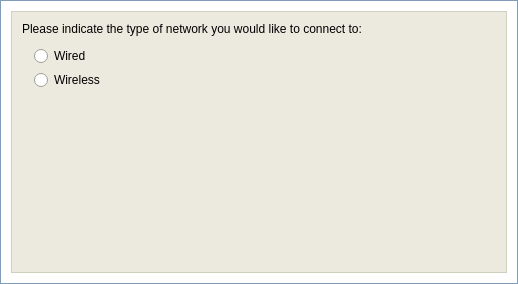
<ui version="4.0" >
 <class>Form</class>
 <widget class="QWidget" name="Form" >
  <property name="geometry" >
   <rect>
    <x>0</x>
    <y>0</y>
    <width>518</width>
    <height>284</height>
   </rect>
  </property>
  <property name="sizePolicy" >
   <sizepolicy vsizetype="Fixed" hsizetype="Fixed" >
    <horstretch>0</horstretch>
    <verstretch>0</verstretch>
   </sizepolicy>
  </property>
  <property name="minimumSize" >
   <size>
    <width>518</width>
    <height>284</height>
   </size>
  </property>
  <property name="maximumSize" >
   <size>
    <width>496</width>
    <height>262</height>
   </size>
  </property>
  <property name="windowTitle" >
   <string>Form</string>
  </property>
  <layout class="QVBoxLayout" >
   <property name="spacing" >
    <number>0</number>
   </property>
   <property name="leftMargin" >
    <number>0</number>
   </property>
   <property name="topMargin" >
    <number>0</number>
   </property>
   <property name="rightMargin" >
    <number>0</number>
   </property>
   <property name="bottomMargin" >
    <number>0</number>
   </property>
   <item>
    <widget class="QFrame" name="frameOuterCosmetic" >
     <property name="sizePolicy" >
      <sizepolicy vsizetype="Fixed" hsizetype="Preferred" >
       <horstretch>0</horstretch>
       <verstretch>0</verstretch>
      </sizepolicy>
     </property>
     <property name="minimumSize" >
      <size>
       <width>16</width>
       <height>284</height>
      </size>
     </property>
     <property name="palette" >
      <palette>
       <active>
        <colorrole role="WindowText" >
         <brush brushstyle="SolidPattern" >
          <color alpha="255" >
           <red>127</red>
           <green>157</green>
           <blue>185</blue>
          </color>
         </brush>
        </colorrole>
        <colorrole role="Base" >
         <brush brushstyle="SolidPattern" >
          <color alpha="255" >
           <red>255</red>
           <green>255</green>
           <blue>255</blue>
          </color>
         </brush>
        </colorrole>
        <colorrole role="Window" >
         <brush brushstyle="SolidPattern" >
          <color alpha="255" >
           <red>255</red>
           <green>255</green>
           <blue>255</blue>
          </color>
         </brush>
        </colorrole>
       </active>
       <inactive>
        <colorrole role="WindowText" >
         <brush brushstyle="SolidPattern" >
          <color alpha="255" >
           <red>127</red>
           <green>157</green>
           <blue>185</blue>
          </color>
         </brush>
        </colorrole>
        <colorrole role="Base" >
         <brush brushstyle="SolidPattern" >
          <color alpha="255" >
           <red>255</red>
           <green>255</green>
           <blue>255</blue>
          </color>
         </brush>
        </colorrole>
        <colorrole role="Window" >
         <brush brushstyle="SolidPattern" >
          <color alpha="255" >
           <red>255</red>
           <green>255</green>
           <blue>255</blue>
          </color>
         </brush>
        </colorrole>
       </inactive>
       <disabled>
        <colorrole role="WindowText" >
         <brush brushstyle="SolidPattern" >
          <color alpha="255" >
           <red>127</red>
           <green>127</green>
           <blue>127</blue>
          </color>
         </brush>
        </colorrole>
        <colorrole role="Base" >
         <brush brushstyle="SolidPattern" >
          <color alpha="255" >
           <red>255</red>
           <green>255</green>
           <blue>255</blue>
          </color>
         </brush>
        </colorrole>
        <colorrole role="Window" >
         <brush brushstyle="SolidPattern" >
          <color alpha="255" >
           <red>255</red>
           <green>255</green>
           <blue>255</blue>
          </color>
         </brush>
        </colorrole>
       </disabled>
      </palette>
     </property>
     <property name="autoFillBackground" >
      <bool>true</bool>
     </property>
     <property name="frameShape" >
      <enum>QFrame::Box</enum>
     </property>
     <property name="frameShadow" >
      <enum>QFrame::Plain</enum>
     </property>
     <layout class="QVBoxLayout" >
      <property name="spacing" >
       <number>10</number>
      </property>
      <property name="leftMargin" >
       <number>10</number>
      </property>
      <property name="topMargin" >
       <number>10</number>
      </property>
      <property name="rightMargin" >
       <number>10</number>
      </property>
      <property name="bottomMargin" >
       <number>10</number>
      </property>
      <item>
       <widget class="QFrame" name="frame" >
        <property name="palette" >
         <palette>
          <active>
           <colorrole role="WindowText" >
            <brush brushstyle="SolidPattern" >
             <color alpha="255" >
              <red>208</red>
              <green>208</green>
              <blue>191</blue>
             </color>
            </brush>
           </colorrole>
           <colorrole role="Base" >
            <brush brushstyle="SolidPattern" >
             <color alpha="255" >
              <red>255</red>
              <green>255</green>
              <blue>255</blue>
             </color>
            </brush>
           </colorrole>
           <colorrole role="Window" >
            <brush brushstyle="SolidPattern" >
             <color alpha="255" >
              <red>236</red>
              <green>234</green>
              <blue>223</blue>
             </color>
            </brush>
           </colorrole>
          </active>
          <inactive>
           <colorrole role="WindowText" >
            <brush brushstyle="SolidPattern" >
             <color alpha="255" >
              <red>208</red>
              <green>208</green>
              <blue>191</blue>
             </color>
            </brush>
           </colorrole>
           <colorrole role="Base" >
            <brush brushstyle="SolidPattern" >
             <color alpha="255" >
              <red>255</red>
              <green>255</green>
              <blue>255</blue>
             </color>
            </brush>
           </colorrole>
           <colorrole role="Window" >
            <brush brushstyle="SolidPattern" >
             <color alpha="255" >
              <red>236</red>
              <green>234</green>
              <blue>223</blue>
             </color>
            </brush>
           </colorrole>
          </inactive>
          <disabled>
           <colorrole role="WindowText" >
            <brush brushstyle="SolidPattern" >
             <color alpha="255" >
              <red>118</red>
              <green>116</green>
              <blue>108</blue>
             </color>
            </brush>
           </colorrole>
           <colorrole role="Base" >
            <brush brushstyle="SolidPattern" >
             <color alpha="255" >
              <red>236</red>
              <green>234</green>
              <blue>223</blue>
             </color>
            </brush>
           </colorrole>
           <colorrole role="Window" >
            <brush brushstyle="SolidPattern" >
             <color alpha="255" >
              <red>236</red>
              <green>234</green>
              <blue>223</blue>
             </color>
            </brush>
           </colorrole>
          </disabled>
         </palette>
        </property>
        <property name="autoFillBackground" >
         <bool>true</bool>
        </property>
        <property name="frameShape" >
         <enum>QFrame::Box</enum>
        </property>
        <property name="frameShadow" >
         <enum>QFrame::Plain</enum>
        </property>
        <layout class="QVBoxLayout" >
         <property name="spacing" >
          <number>10</number>
         </property>
         <property name="leftMargin" >
          <number>10</number>
         </property>
         <property name="topMargin" >
          <number>10</number>
         </property>
         <property name="rightMargin" >
          <number>10</number>
         </property>
         <property name="bottomMargin" >
          <number>10</number>
         </property>
         <item>
          <widget class="QLabel" name="labelMessage" >
           <property name="palette" >
            <palette>
             <active>
              <colorrole role="WindowText" >
               <brush brushstyle="SolidPattern" >
                <color alpha="255" >
                 <red>0</red>
                 <green>0</green>
                 <blue>0</blue>
                </color>
               </brush>
              </colorrole>
             </active>
             <inactive>
              <colorrole role="WindowText" >
               <brush brushstyle="SolidPattern" >
                <color alpha="255" >
                 <red>0</red>
                 <green>0</green>
                 <blue>0</blue>
                </color>
               </brush>
              </colorrole>
             </inactive>
             <disabled>
              <colorrole role="WindowText" >
               <brush brushstyle="SolidPattern" >
                <color alpha="255" >
                 <red>118</red>
                 <green>116</green>
                 <blue>108</blue>
                </color>
               </brush>
              </colorrole>
             </disabled>
            </palette>
           </property>
           <property name="font" >
            <font>
             <family>Arial</family>
             <pointsize>9</pointsize>
            </font>
           </property>
           <property name="text" >
            <string>Please indicate the type of network you would like to connect to:</string>
           </property>
           <property name="wordWrap" >
            <bool>true</bool>
           </property>
          </widget>
         </item>
         <item>
          <widget class="QFrame" name="frame_3" >
           <property name="frameShape" >
            <enum>QFrame::NoFrame</enum>
           </property>
           <property name="frameShadow" >
            <enum>QFrame::Raised</enum>
           </property>
           <layout class="QVBoxLayout" >
            <property name="spacing" >
             <number>4</number>
            </property>
            <property name="leftMargin" >
             <number>12</number>
            </property>
            <property name="topMargin" >
             <number>0</number>
            </property>
            <property name="rightMargin" >
             <number>0</number>
            </property>
            <property name="bottomMargin" >
             <number>0</number>
            </property>
            <item>
             <widget class="QRadioButton" name="radioWired" >
              <property name="palette" >
               <palette>
                <active>
                 <colorrole role="WindowText" >
                  <brush brushstyle="SolidPattern" >
                   <color alpha="255" >
                    <red>0</red>
                    <green>0</green>
                    <blue>0</blue>
                   </color>
                  </brush>
                 </colorrole>
                </active>
                <inactive>
                 <colorrole role="WindowText" >
                  <brush brushstyle="SolidPattern" >
                   <color alpha="255" >
                    <red>0</red>
                    <green>0</green>
                    <blue>0</blue>
                   </color>
                  </brush>
                 </colorrole>
                </inactive>
                <disabled>
                 <colorrole role="WindowText" >
                  <brush brushstyle="SolidPattern" >
                   <color alpha="255" >
                    <red>118</red>
                    <green>116</green>
                    <blue>108</blue>
                   </color>
                  </brush>
                 </colorrole>
                </disabled>
               </palette>
              </property>
              <property name="font" >
               <font>
                <family>Arial</family>
                <pointsize>9</pointsize>
               </font>
              </property>
              <property name="text" >
               <string>Wired</string>
              </property>
             </widget>
            </item>
            <item>
             <widget class="QRadioButton" name="radioWireless" >
              <property name="palette" >
               <palette>
                <active>
                 <colorrole role="WindowText" >
                  <brush brushstyle="SolidPattern" >
                   <color alpha="255" >
                    <red>0</red>
                    <green>0</green>
                    <blue>0</blue>
                   </color>
                  </brush>
                 </colorrole>
                </active>
                <inactive>
                 <colorrole role="WindowText" >
                  <brush brushstyle="SolidPattern" >
                   <color alpha="255" >
                    <red>0</red>
                    <green>0</green>
                    <blue>0</blue>
                   </color>
                  </brush>
                 </colorrole>
                </inactive>
                <disabled>
                 <colorrole role="WindowText" >
                  <brush brushstyle="SolidPattern" >
                   <color alpha="255" >
                    <red>118</red>
                    <green>116</green>
                    <blue>108</blue>
                   </color>
                  </brush>
                 </colorrole>
                </disabled>
               </palette>
              </property>
              <property name="font" >
               <font>
                <family>Arial</family>
                <pointsize>9</pointsize>
               </font>
              </property>
              <property name="text" >
               <string>Wireless</string>
              </property>
             </widget>
            </item>
           </layout>
          </widget>
         </item>
         <item>
          <spacer>
           <property name="orientation" >
            <enum>Qt::Vertical</enum>
           </property>
           <property name="sizeHint" >
            <size>
             <width>20</width>
             <height>40</height>
            </size>
           </property>
          </spacer>
         </item>
        </layout>
       </widget>
      </item>
     </layout>
    </widget>
   </item>
  </layout>
 </widget>
 <resources/>
 <connections/>
</ui>
